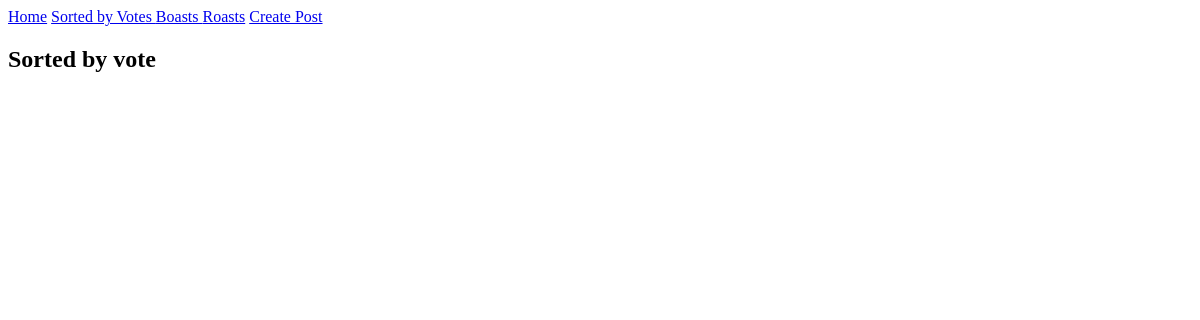
The app's page /sorted/, older data.
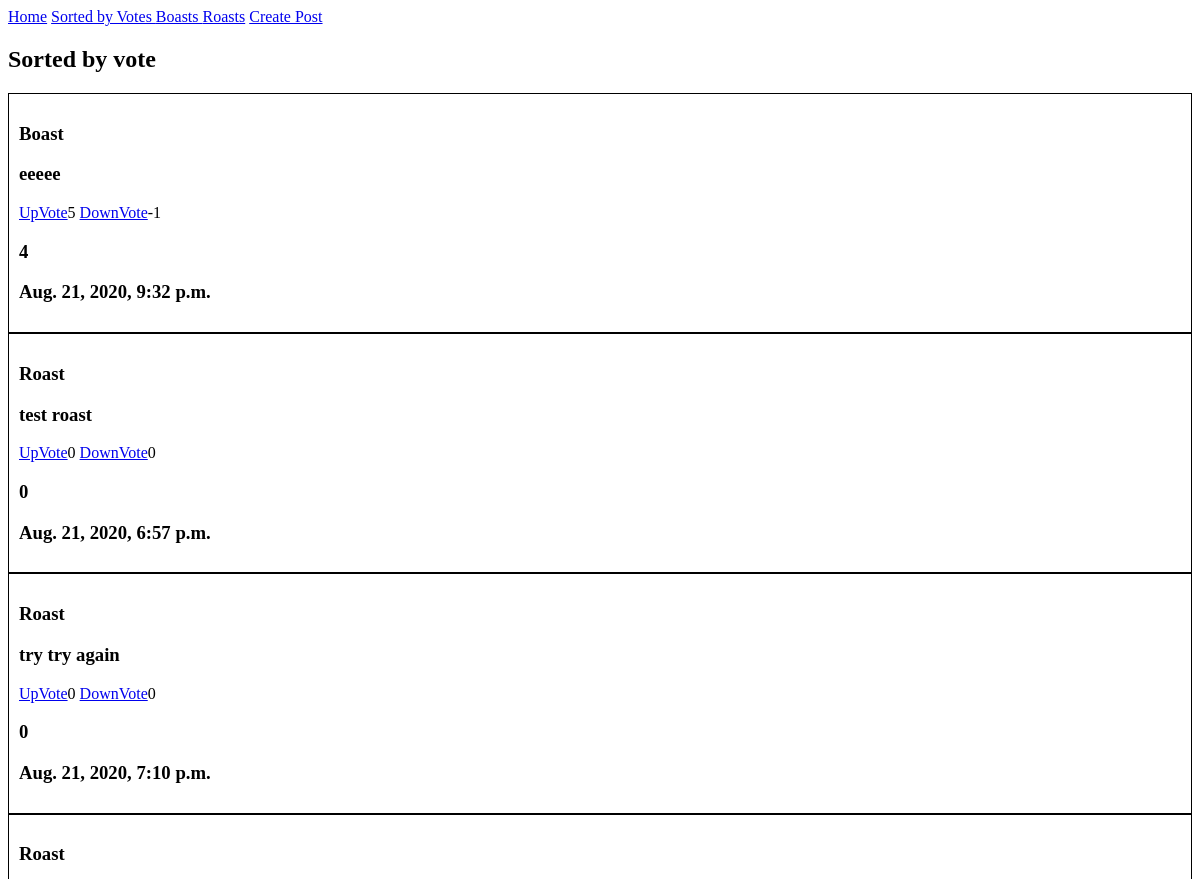
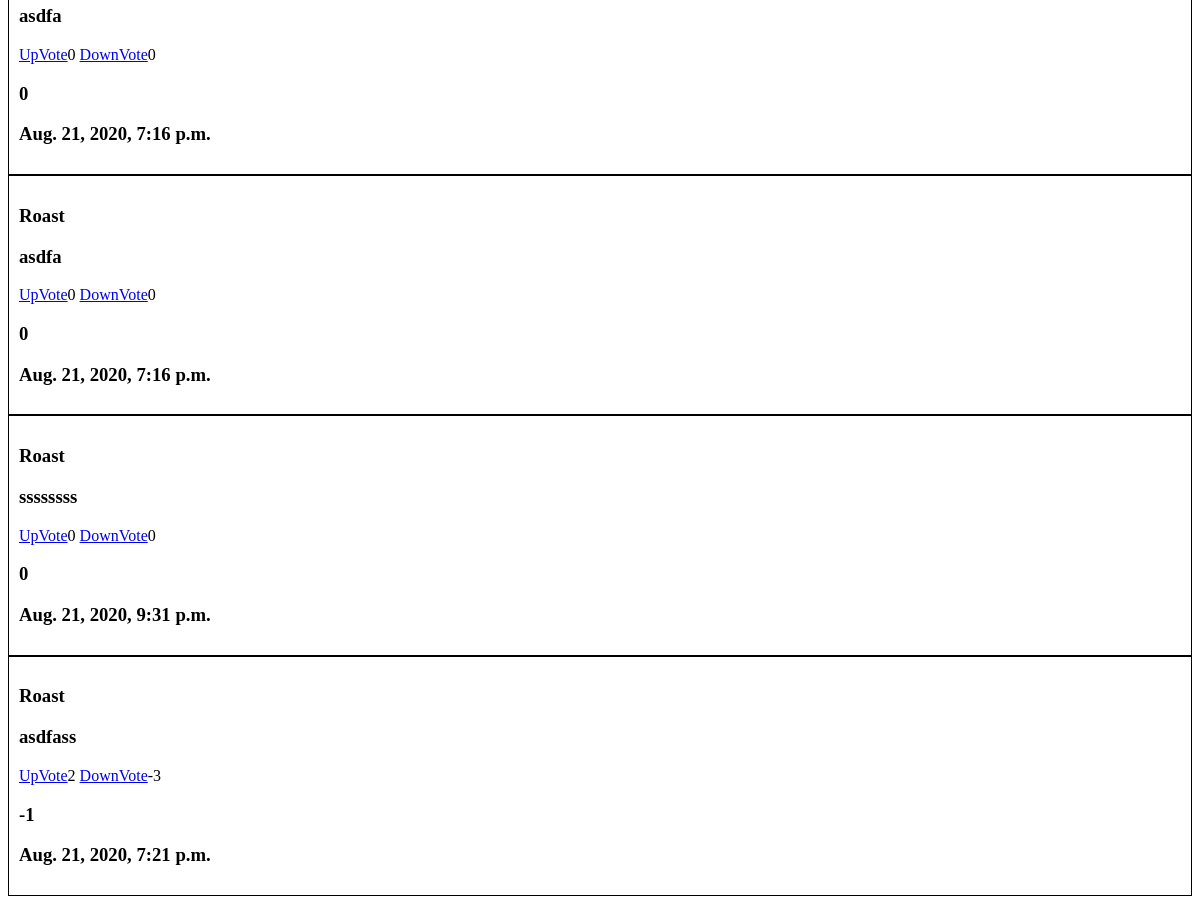
The same page, newer data (2 pictures, top to bottom).
### ghostpost_app/models.py (models this page shows, shortened)
class BoastsRoastsModel(models.Model):
    isboast = models.BooleanField()
    post_body = models.CharField( max_length=280)
    post_upvote = models.IntegerField(default=0)
    post_downvote = models.IntegerField(default=0)
    date_created = models.DateTimeField(auto_now_add=True)
    s_key = models.CharField(max_length=10)
    @property
    def total(self):
        total =   self.post_upvote + self.post_downvote
        return total

### ghostpost_app/views.py (the view)
# urls.py: path('sorted/',views.sorted_vote,name="sorted_page" ),
def sorted_vote(request):
    sort_post_by_vote = models.BoastsRoastsModel.objects.all()
    sort_post_by_vote = list(sort_post_by_vote)
    sort_post_by_vote = sorted(sort_post_by_vote ,key=lambda a: a.total,reverse=True)
    return render(request,'sorted.htm',{'sort_post_by_vote':sort_post_by_vote})

### ghostpost_app/templates/sorted.htm (shortened to what this page needs)
{% include 'navbar.htm' %}
<h2>Sorted by vote</h2>
{%for item in sort_post_by_vote %}
<div style="border: 1px solid black; padding:10px;">
    {%if item.isboast == True%}
    <h3>Boast</h3>
    {%else %}
    <h3>Roast</h3>
    {%endif%}
    <h3>{{item.post_body}}</h3>
    <a href="{% url 'upvote_page' item.id  %}">UpVote</a>{{item.post_upvote}}
    <a href="{% url 'downvote_page' item.id  %}">DownVote</a>{{item.post_downvote}}
    <h3>{{item.total }}</h3>
    <h3>{{item.date_created}}</h3>
</div>
{%endfor %}

### ghostpost_app/templates/navbar.htm
<a href="/">Home</a>
<a href="{% url 'sorted_page' %}">Sorted by Votes </a>
<a href="{% url 'boasts_page' %}">Boasts </a>
<a href="{% url 'roasts_page' %}">Roasts</a>
<a href="{% url 'createPost_page' %}">Create Post</a>

Row changes from the older to the newer data that the page shows:
added BoastsRoastsModel: isboast "Boast", post_body "eeeee", post_upvote "5", post_downvote "-1", total "4", date_created "Aug. 21, 2020, 9:32 p.m."
added BoastsRoastsModel: isboast "Roast", post_body "test roast", post_upvote "0", post_downvote "0", total "0", date_created "Aug. 21, 2020, 6:57 p.m."
added BoastsRoastsModel: isboast "Roast", post_body "try try again", post_upvote "0", post_downvote "0", total "0", date_created "Aug. 21, 2020, 7:10 p.m."
added BoastsRoastsModel: isboast "Roast", post_body "asdfa", post_upvote "0", post_downvote "0", total "0", date_created "Aug. 21, 2020, 7:16 p.m."
added BoastsRoastsModel: isboast "Roast", post_body "asdfa", post_upvote "0", post_downvote "0", total "0", date_created "Aug. 21, 2020, 7:16 p.m."
added BoastsRoastsModel: isboast "Roast", post_body "ssssssss", post_upvote "0", post_downvote "0", total "0", date_created "Aug. 21, 2020, 9:31 p.m."
added BoastsRoastsModel: isboast "Roast", post_body "asdfass", post_upvote "2", post_downvote "-3", total "-1", date_created "Aug. 21, 2020, 7:21 p.m."
